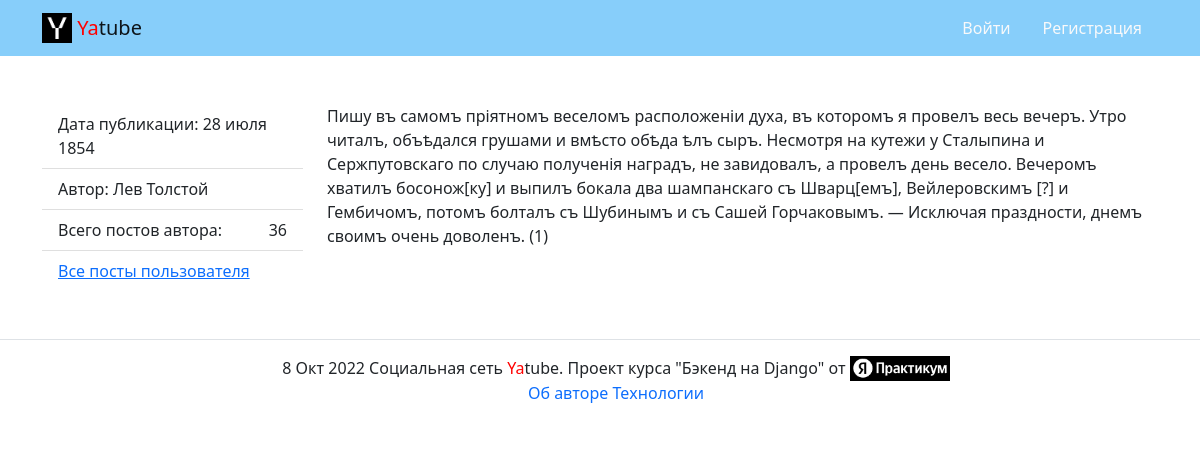
The app's page /posts/34/ with its own data.
### posts/models.py (models this page shows, shortened)
class Post(models.Model):
    text = models.TextField(
        verbose_name="Текст поста",
        help_text="Добавьте описание поста"
    )
    pub_date = models.DateTimeField(
        auto_now_add=True,
        verbose_name="Дата публикации"
    )
    author = models.ForeignKey(
        User,
        on_delete=models.CASCADE,
        related_name='posts',
        verbose_name="Автор"
    )
    group = models.ForeignKey(
        Group,
        blank=True,
        null=True,
        related_name='posts',
        on_delete=models.SET_NULL,
        verbose_name="Группа",
        help_text="Укажите группу в которой опубликуется пост"
    )
    image = models.ImageField(
        verbose_name="Картинка",
        help_text="Прикрепите изображение",
        upload_to='posts/',
        blank=True
    )
    class Meta:
        ordering = ('-pub_date',)
        verbose_name = "Статья"
        verbose_name_plural = "Статьи"

### posts/views.py (the view)
# urls.py: path('posts/<int:post_id>/', views.post_detail, name='post_detail'),
def post_detail(request, post_id):
    post = get_object_or_404(
        Post.objects.select_related('author', 'group'), pk=post_id
    )
    context = {
        'post': post,
        'count_post': post.author.posts.count(),
        'form': CommentForm(),
        'comments': post.comments.select_related('author')
    }
    return render(request, 'posts/post_detail.html', context, )

### templates/posts/post_detail.html (shortened to what this page needs)
{% extends 'base.html' %}
{% load thumbnail %}
{% load user_filters %}
{% block content %}
  <div class="row">
    <aside class="col-12 col-md-3">
      <ul class="list-group list-group-flush">
        <li class="list-group-item">
          Дата публикации: {{ post.pub_date|date:"d E Y" }}
        </li>
            <li class="list-group-item">
              Автор: {% if post.author.get_full_name %}{{ post.author.get_full_name }}{% else %}{{ post.author }}{% endif %}
            </li>
            <li class="list-group-item d-flex justify-content-between align-items-center">
              Всего постов автора:  <span >{{ count_post }}</span>
        </li>
        <li class="list-group-item">
          <a href="{% url 'posts:profile' post.author.username %}">Все посты пользователя</a>
        </li>
      </ul>
    </aside>
    <article class="col-12 col-md-9">
      <p>{{ post.text }}</p>
    </article>
  </div>
{% endblock %}

### records on screen
Post: pub_date "28 июля 1854", author.get_full_name "Лев Толстой", text "Пишу въ самомъ пріятномъ веселомъ расположеніи духа, въ которомъ я провелъ весь вечеръ. Утро читалъ, объѣдался грушами и вмѣсто обѣда ѣлъ сыръ. Несмотря на кутежи у Сталыпина и Сержпутовскаго по случаю полученія наградъ, не завидовалъ, а провелъ день весело. Вечеромъ хватилъ босонож[ку] и выпилъ бокала два шампанскаго съ Шварц[емъ], Вейлеровскимъ [?] и Гембичомъ, потомъ болталъ съ Шубинымъ и съ Сашей Горчаковымъ. — Исключая праздности, днемъ своимъ очень доволенъ. (1)"

### other values on screen
{{ count_post }} "36"
